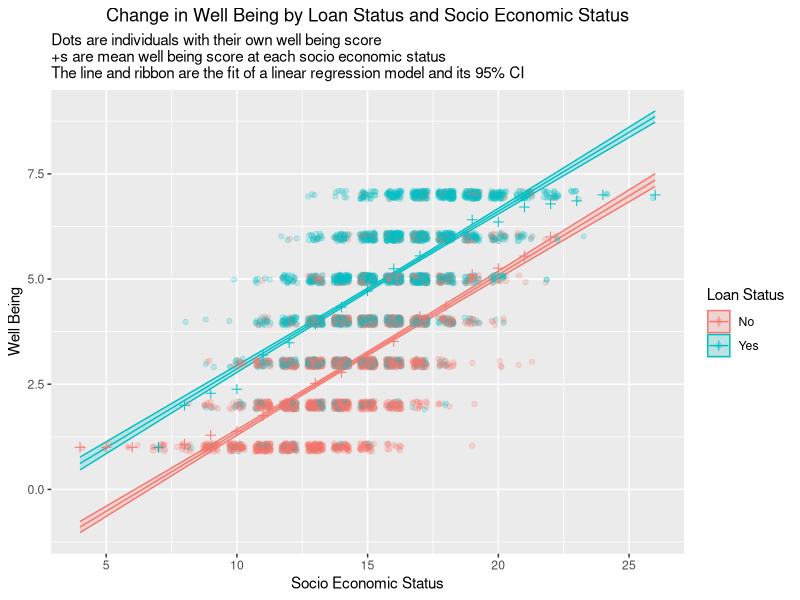
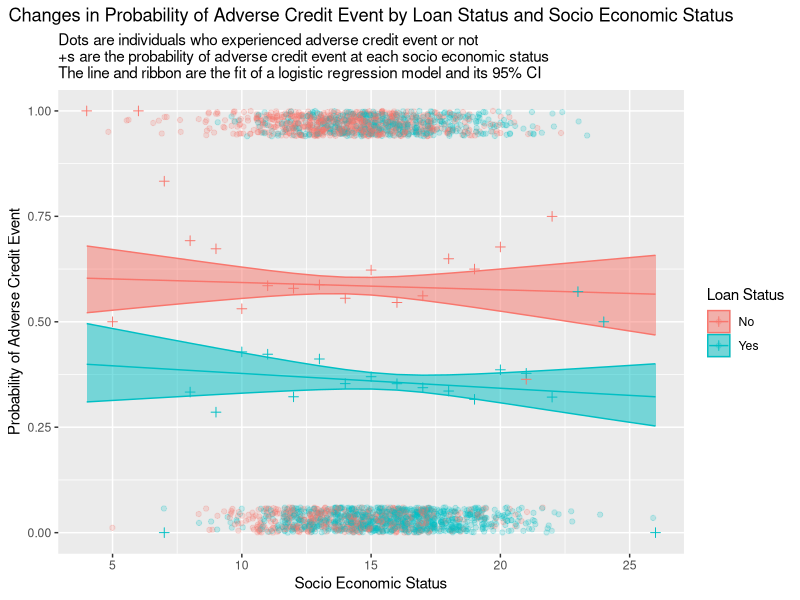
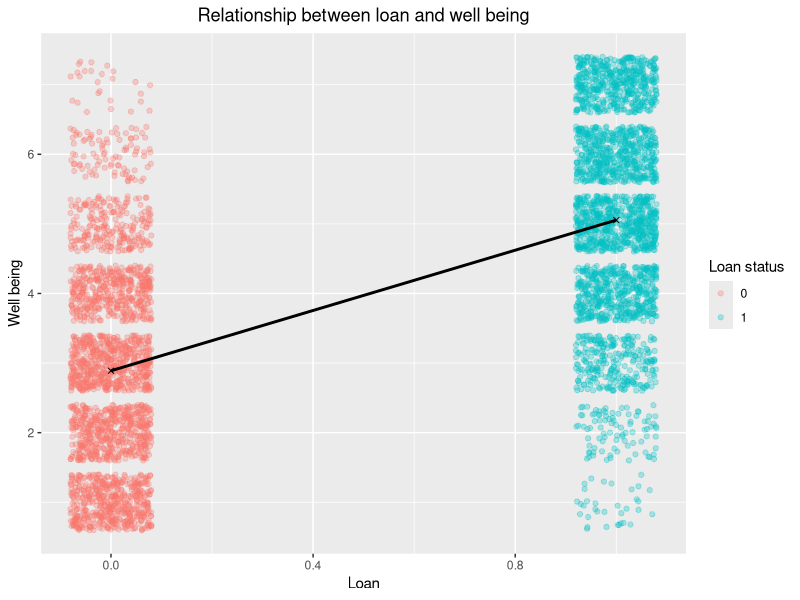
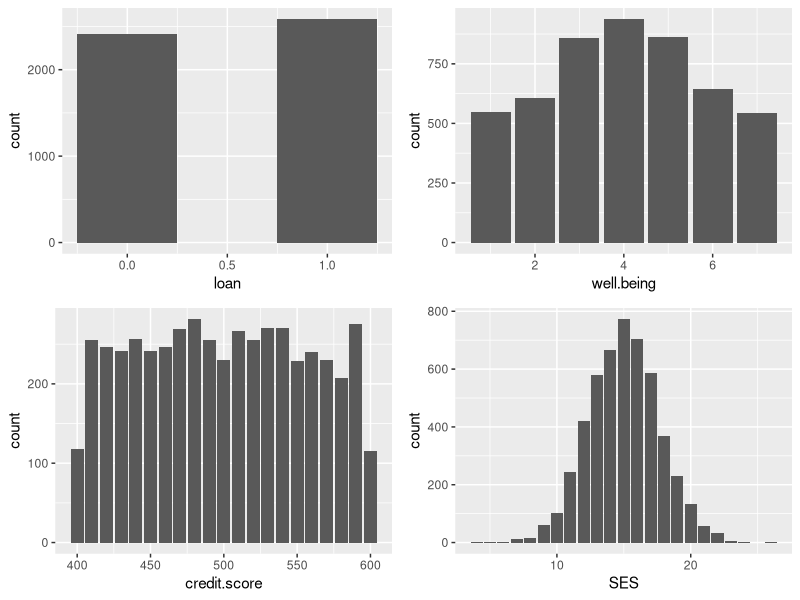
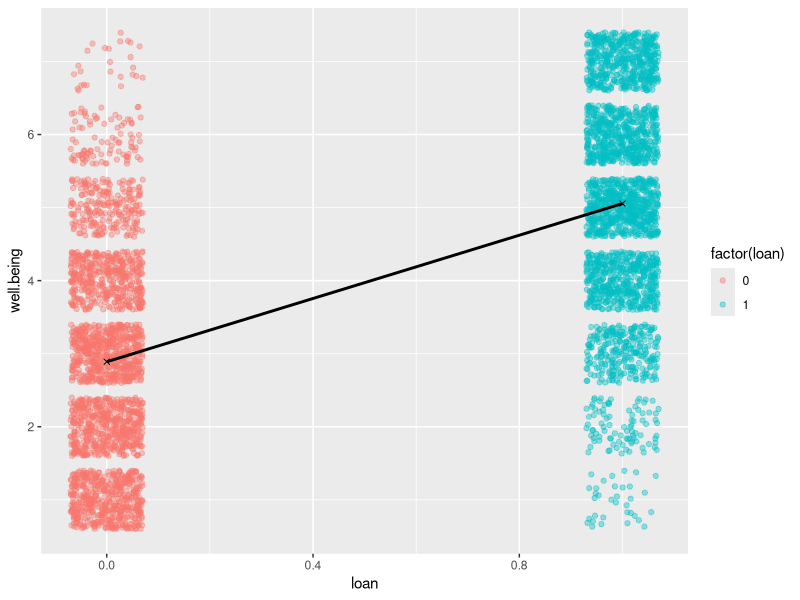
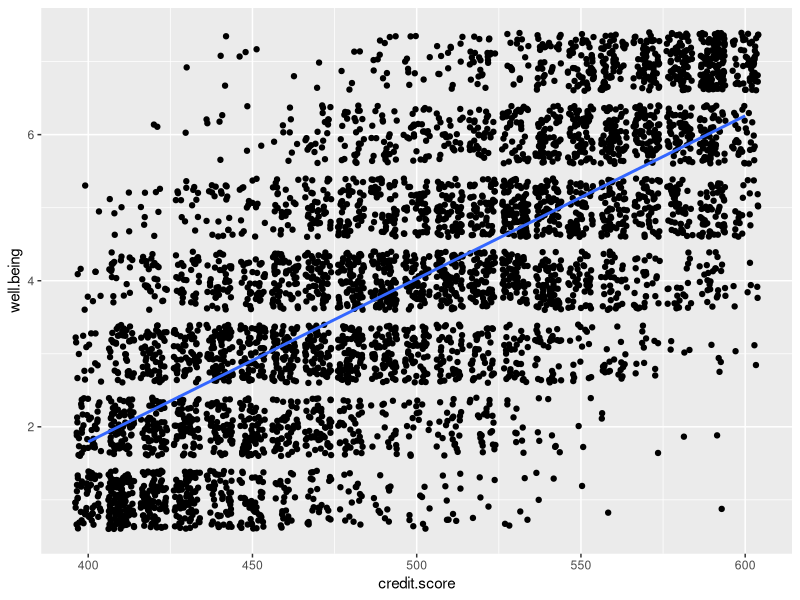
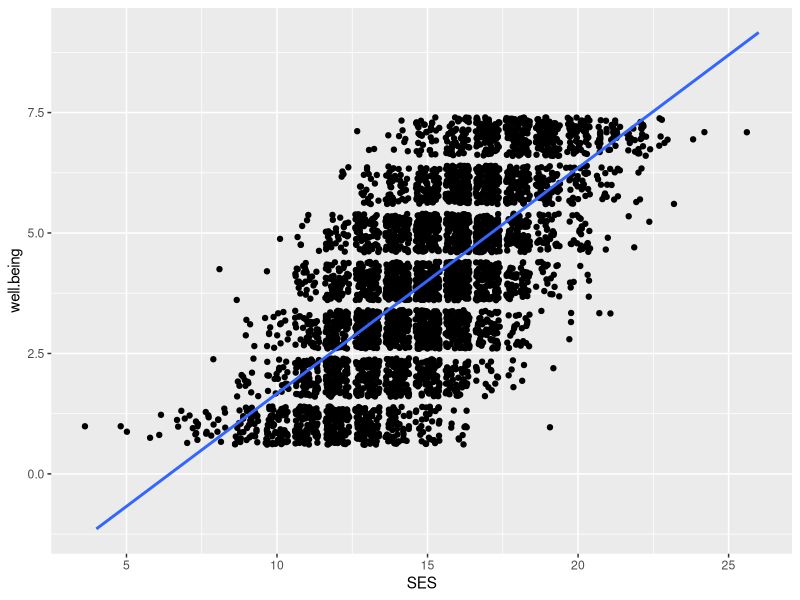
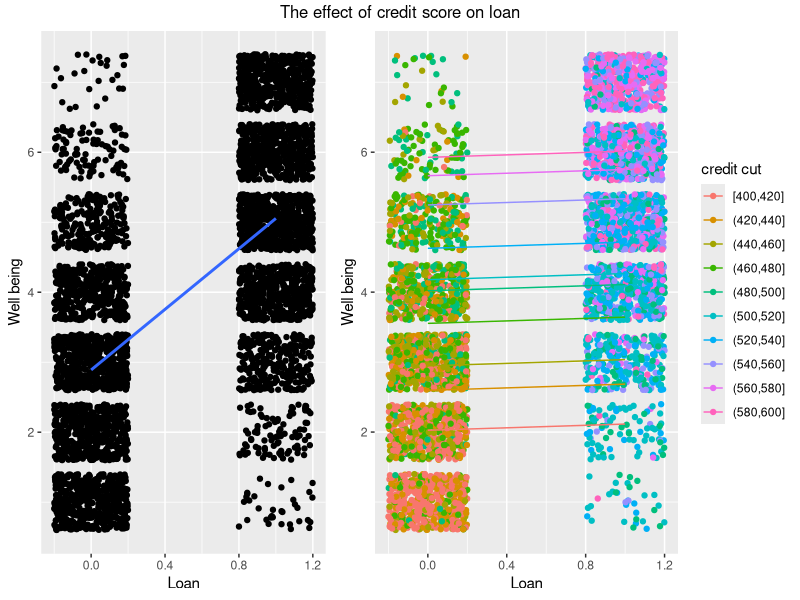

Generate these figures, in order, with R:
## ---- chunk 1
library(tidyverse)
library(emmeans)
library(gridExtra)
library(grid)
options(width=100)
## ---- chunk 2
#Read the data and check the structure
payday <- read_csv("payday.csv")
glimpse(payday)
## ---- chunk 3
m.wellbeing.by.loan.SES <- lm(well.being ~ loan + SES, data = payday)
m.wellbeing.loan.SES.emm <- summary(emmeans(m.wellbeing.by.loan.SES, ~ loan + SES, at=list(SES=seq(4,26,1))))
wellbeing.by.loan.SES <- payday %>% group_by(SES, loan) %>% summarise(mean.well.being=mean(well.being))

ggplot(m.wellbeing.loan.SES.emm, aes(x=SES, col=factor(loan), fill=factor(loan), y=emmean, ymin=lower.CL, ymax=upper.CL)) + 
    geom_ribbon(alpha=0.2) + geom_line()+ geom_jitter(data=payday, mapping=aes(y=well.being, x=SES, col=factor(loan), ymin=NULL, ymax=NULL), alpha = 0.2, width = 0.3, height = 0.1) + 
    geom_point(data=wellbeing.by.loan.SES, mapping=aes(y=mean.well.being, x=SES, col=factor(loan), ymin=NULL, ymax=NULL), shape=3, size=2) +
    labs(x="Socio Economic Status", y="Well Being", title = "Change in Well Being by Loan Status and Socio Economic Status", subtitle="Dots are individuals with their own well being score \n+s are mean well being score at each socio economic status \nThe line and ribbon are the fit of a linear regression model and its 95% CI") + guides(col=guide_legend(title="Loan Status"), fill=guide_legend(title="Loan Status")) + theme(plot.title = element_text(hjust = 0.5)) + scale_color_discrete(labels = c("No", "Yes")) + scale_fill_discrete(labels = c("No", "Yes"))
## ---- chunk 4
m.adverse.by.loan.SES.binom <- glm(adverse.credit.event ~ loan * SES, family=binomial, data=payday)
m.adverse.by.loan.SES.binom.emm <- summary(emmeans(m.adverse.by.loan.SES.binom, ~loan+SES, at=list(SES=seq(4,26,1)), type="response"))
adverse.by.loan.factor.SES <- payday %>% group_by(SES, loan) %>% summarise(mean.adverse=mean(adverse.credit.event))

ggplot(m.adverse.by.loan.SES.binom.emm, aes(x=SES, col=factor(loan), fill=factor(loan), y=prob, ymin=asymp.LCL, ymax=asymp.UCL)) + 
    geom_ribbon(alpha=0.5) + geom_line()+ geom_jitter(data=payday, mapping=aes(y=adverse.credit.event, x=SES, col=factor(loan), ymin=NULL, ymax=NULL), alpha = 0.2, width = 0.47, height = 0.06) + 
    geom_point(data=adverse.by.loan.factor.SES, mapping=aes(y=mean.adverse, x=SES, col=factor(loan), ymin=NULL, ymax=NULL), shape=3, size=2) +
    labs(x="Socio Economic Status", y="Probability of Adverse Credit Event", title = "Changes in Probability of Adverse Credit Event by Loan Status and Socio Economic Status", subtitle="Dots are individuals who experienced adverse credit event or not \n+s are the probability of adverse credit event at each socio economic status \nThe line and ribbon are the fit of a logistic regression model and its 95% CI") + guides(col=guide_legend(title="Loan Status"), fill=guide_legend(title="Loan Status")) + theme(plot.title = element_text(hjust = 0.5)) + scale_color_discrete(labels = c("No", "Yes")) + scale_fill_discrete(labels = c("No", "Yes")) + ylim(0,1)
## ---- chunk 5
mean.wellbeing.loan <- payday %>% group_by(loan) %>% summarize(mean.well = mean(well.being))

ggplot(payday, aes(x=loan, y=well.being)) + geom_jitter(width = 0.08, alpha = 0.3, aes(col = factor(loan))) + geom_point(data = mean.wellbeing.loan, aes(x= loan, y = mean.well), shape=4) + geom_smooth(data = payday, mapping = aes(x=loan, y=well.being), method = "lm", se=FALSE, col ="black") + labs(title ="Relationship between loan and well being", x= "Loan", y="Well being") + guides(col=guide_legend(title="Loan status")) + theme(plot.title = element_text(hjust = 0.5))
## ---- chunk 6
#Graphical view of each column data of the data set
grid.arrange(ggplot(payday, aes(x=loan)) + geom_bar(width=0.5),
             ggplot(payday, aes(x=well.being)) + geom_bar(),
             ggplot(payday, aes(x=credit.score)) + geom_bar(),
             ggplot(payday, aes(x=SES)) + geom_bar()
)
## ---- chunk 7
# Brief graphical view of relationships bewteen the well.being column (target column) and the other columns

## well.being VS loan
mean.wellbeing.loan <- payday %>% group_by(loan) %>% summarize(mean.well = mean(well.being))

ggplot(payday, aes(x=loan, y=well.being)) + geom_jitter(width = 0.07, alpha = 0.4, aes(col = factor(loan))) + geom_point(data = mean.wellbeing.loan, aes(x= loan, y = mean.well), shape=4) + geom_smooth(data = payday, mapping = aes(x=loan, y=well.being), method = "lm", se=FALSE, col ="black")

## well.being VS credit.score
ggplot(payday, aes(x=credit.score, y=well.being)) + geom_jitter() + geom_smooth(method = "lm", se=FALSE)

## well.being VS SES
ggplot(payday, aes(x=SES, y=well.being)) + geom_jitter() + geom_smooth(method = "lm", se=FALSE)
## ---- chunk 8
#Making a linear regression model using only loan data
m.wellbeing.by.loan <- lm(well.being ~ loan, data = payday)
summary(m.wellbeing.by.loan)
cbind(coefficient=coef(m.wellbeing.by.loan), confint(m.wellbeing.by.loan))
( m.wellbeing.loan.emm <- summary(emmeans(m.wellbeing.by.loan, ~loan)) )
## ---- chunk 9
anova(m.wellbeing.by.loan)
## ---- chunk 10
#Making linear regression model with credit.score and loan
m.wellbeing.by.credit.loan <- lm(well.being ~ credit.score + loan, data = payday)
summary(m.wellbeing.by.credit.loan)
cbind(coefficient=coef(m.wellbeing.by.credit.loan), confint(m.wellbeing.by.credit.loan))
## ---- chunk 11
anova(m.wellbeing.by.credit.loan)
## ---- chunk 12
#Correlation check to assess the multicollinearity between the attributes
round(cor(payday[,c("credit.score", "loan", "SES")]), digits = 1)^2
## ---- chunk 13
#Graphical analysis showing the multicollinearity effect between credit.score an loan

#making deciles for credit.score column and make new linear model with credit cut and loan
credit.deciles <- quantile(pull(payday, credit.score), seq(0,1,.1))
payday.credit.cut <- payday %>% mutate(credit.cut = cut(credit.score, breaks=credit.deciles, include.lowest=TRUE))
m.wellbeing.credit.cut.loan <- lm(well.being ~ credit.cut + loan, data=payday.credit.cut)
m.wellbeing.credit.cut.loan.emm <- summary(emmeans(m.wellbeing.credit.cut.loan, ~credit.cut + loan))

#utilise above information to visualise the impact of credit.score on loan when predicting well being
grid.arrange(
	ggplot(payday.credit.cut, aes(y=well.being, x=loan)) + geom_jitter(width = 0.2) + geom_smooth(method = "lm", se=FALSE) + labs(x= "Loan", y="Well being"),
	ggplot(payday.credit.cut, aes(y=well.being, x=loan, col=credit.cut)) + geom_jitter(width = 0.2) + geom_line(data=m.wellbeing.credit.cut.loan.emm, aes(y=emmean, x=loan, col=credit.cut)) + guides(col=guide_legend(title="credit cut")) + labs(x= "Loan", y="Well being"),
	ncol=2 , widths=c(1,1.4), top = "The effect of credit score on loan"
)
## ---- chunk 14
m.wellbeing.by.loan.factor.SES <- lm(well.being ~ loan + factor(SES), data = payday)
( m.wellbeing.loan.factor.SES.emm <- summary(emmeans(m.wellbeing.by.loan.factor.SES, ~ SES + loan)) )

grid.arrange(
	ggplot(payday, aes(y=well.being, x=loan)) + geom_jitter(width = 0.2) + geom_smooth(method = "lm", se=FALSE) + labs(x= "Loan", y="Well being"),
	ggplot(payday, aes(y=well.being, x=loan, col=factor(SES))) + geom_jitter(width = 0.2) + geom_line(data=m.wellbeing.loan.factor.SES.emm, aes(y=emmean, x=loan, col=factor(SES))) + guides(col=guide_legend(title="SES")) + labs(x= "Loan", y="Well being"),
	ncol=2 , widths=c(1,1.4), top = "The effect of SES on loan"
)
## ---- chunk 15
m.wellbeing.by.loan.SES.interaction <- lm(well.being ~ loan * SES, data = payday)
summary(m.wellbeing.by.loan.SES.interaction)
anova(m.wellbeing.by.loan.SES.interaction)
## ---- chunk 16
m.wellbeing.by.loan.SES <- lm(well.being ~ loan + SES, data = payday)
summary(m.wellbeing.by.loan.SES)
cbind(coefficient=coef(m.wellbeing.by.loan.SES), confint(m.wellbeing.by.loan.SES))
( m.wellbeing.by.loan.SES.emm <- summary(emmeans(m.wellbeing.by.loan.SES, ~ SES + loan)) )
## ---- chunk 17
mean.adverse.loan <- payday %>% group_by(loan) %>% summarize(mean.adverse = mean(adverse.credit.event))

ggplot(payday, aes(x=loan, y=adverse.credit.event, col = factor(loan))) + geom_jitter(alpha = 0.4, width = 0.2, height = 0.2) + geom_point(data = mean.adverse.loan, aes(x=loan, y=mean.adverse, col = factor(loan)), size = 3) + geom_line(data = mean.adverse.loan, aes(x=loan, y=mean.adverse), col = "black")
## ---- chunk 18
m.adverse.by.loan.SES.binom <- glm(adverse.credit.event ~ loan * SES, family=binomial, data=payday)
summary(m.adverse.by.loan.SES.binom)
anova(m.adverse.by.loan.SES.binom, test="Chisq")
## ---- chunk 19
m.adverse.by.loan.binom <- glm(adverse.credit.event ~ loan, family=binomial, data=payday)
summary(m.adverse.by.loan.binom)
cbind(coef(m.adverse.by.loan.binom),confint(m.adverse.by.loan.binom))
anova(m.adverse.by.loan.binom, test="Chisq")
( m.adverse.by.loan.binom.emm <- summary(emmeans(m.adverse.by.loan.binom, ~loan, type="response")) )
